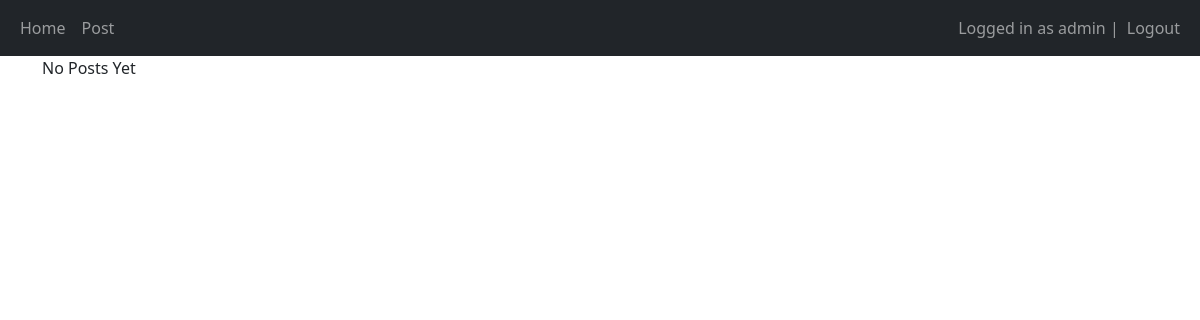
The app's page / (signed in), older data.
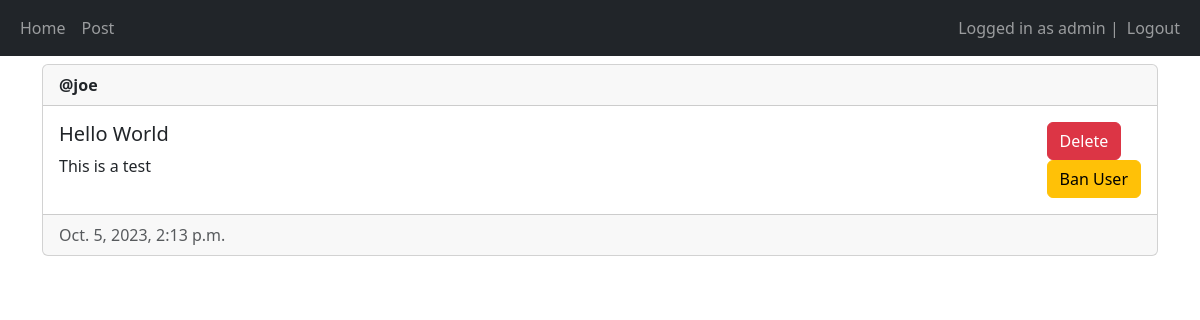
The same page, newer data.
### main/models.py (models this page shows, shortened)
class Post(models.Model):
    author = models.ForeignKey(User, on_delete=models.CASCADE)
    title = models.CharField(max_length=200)
    description = models.TextField()
    created_at = models.DateTimeField(auto_now_add=True)
    updated_at = models.DateTimeField(auto_now=True)

### main/views.py (the view, shortened to what this page needs)
# urls.py: 2. Add a URL to urlpatterns:  path('', views.home, name='home')
@login_required(login_url="/login")
def home(request):
    posts = Post.objects.all()
    return render(request, 'main/home.html', {"posts": posts})

### main/templates/main/home.html (shortened to what this page needs)
{% extends 'main/base.html' %}
{% block content %}
{% for post in posts %}
<div class="card mt-2">
    <div class="card-header"><strong>@{{ post.author.username }}</strong></div>
    <div class="card-body d-flex flex-row justify-content-between">
        <div>
            <h5 class="card-title">{{post.title}}</h5>
            <p>{{post.description}}</p>
        </div>
        <div>
            {% if user == post.author or perms.main.delete_post %}
                <form method="post">
                    <button type="submit" class="btn btn-danger" name="post-id" value="{{post.id}}">Delete</button>
                </form>
            {% endif %}
            {% if user.is_staff %}
            <form method="post">
                <button type="submit" class="btn btn-warning" name="user-id" value="{{post.author.id}}">Ban User</button>
            </form>
            {% endif %}
        </div>
    </div>
    <div class="card-footer text-muted">{{post.created_at}}</div>
</div>
{% empty %}
<p>No Posts Yet</p>
{% endfor %} {% endblock %}

Row changes from the older to the newer data that the page shows:
added Post: author.username "joe", title "Hello World", description "This is a test", {{ post.id }} 1 (drawn), created_at "Oct. 5, 2023, 2:13 p.m."
Text that changed along with them:
text no longer shown: "No Posts Yet"
